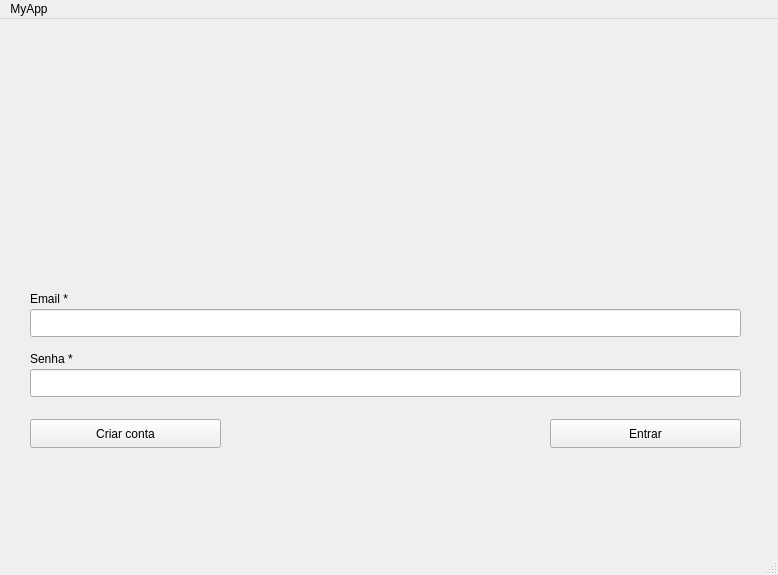
<?xml version="1.0" encoding="UTF-8"?>
<ui version="4.0">
 <class>MainWindow</class>
 <widget class="QMainWindow" name="MainWindow">
  <property name="geometry">
   <rect>
    <x>0</x>
    <y>0</y>
    <width>778</width>
    <height>575</height>
   </rect>
  </property>
  <property name="windowTitle">
   <string>MainWindow</string>
  </property>
  <widget class="QWidget" name="centralwidget">
   <widget class="QLabel" name="label">
    <property name="geometry">
     <rect>
      <x>30</x>
      <y>270</y>
      <width>63</width>
      <height>20</height>
     </rect>
    </property>
    <property name="text">
     <string>Email *</string>
    </property>
   </widget>
   <widget class="QLineEdit" name="inputEmail">
    <property name="geometry">
     <rect>
      <x>30</x>
      <y>290</y>
      <width>711</width>
      <height>28</height>
     </rect>
    </property>
   </widget>
   <widget class="QLabel" name="label_2">
    <property name="geometry">
     <rect>
      <x>30</x>
      <y>330</y>
      <width>63</width>
      <height>20</height>
     </rect>
    </property>
    <property name="text">
     <string>Senha *</string>
    </property>
   </widget>
   <widget class="QLineEdit" name="inputSenha">
    <property name="geometry">
     <rect>
      <x>30</x>
      <y>350</y>
      <width>711</width>
      <height>28</height>
     </rect>
    </property>
    <property name="echoMode">
     <enum>QLineEdit::EchoMode::Password</enum>
    </property>
   </widget>
   <widget class="QPushButton" name="btnLogin">
    <property name="geometry">
     <rect>
      <x>550</x>
      <y>400</y>
      <width>191</width>
      <height>29</height>
     </rect>
    </property>
    <property name="text">
     <string>Entrar</string>
    </property>
   </widget>
   <widget class="QPushButton" name="btnRegister">
    <property name="geometry">
     <rect>
      <x>30</x>
      <y>400</y>
      <width>191</width>
      <height>29</height>
     </rect>
    </property>
    <property name="text">
     <string>Criar conta</string>
    </property>
   </widget>
   <widget class="QLabel" name="msgEmail">
    <property name="geometry">
     <rect>
      <x>260</x>
      <y>270</y>
      <width>63</width>
      <height>20</height>
     </rect>
    </property>
    <property name="text">
     <string/>
    </property>
   </widget>
   <widget class="QLabel" name="msgSenha">
    <property name="geometry">
     <rect>
      <x>260</x>
      <y>330</y>
      <width>63</width>
      <height>20</height>
     </rect>
    </property>
    <property name="text">
     <string/>
    </property>
   </widget>
  </widget>
  <widget class="QMenuBar" name="menubar">
   <property name="geometry">
    <rect>
     <x>0</x>
     <y>0</y>
     <width>778</width>
     <height>25</height>
    </rect>
   </property>
   <widget class="QMenu" name="menuMyApp">
    <property name="title">
     <string>MyApp</string>
    </property>
   </widget>
   <addaction name="menuMyApp"/>
  </widget>
  <widget class="QStatusBar" name="statusbar"/>
 </widget>
 <resources/>
 <connections/>
</ui>
